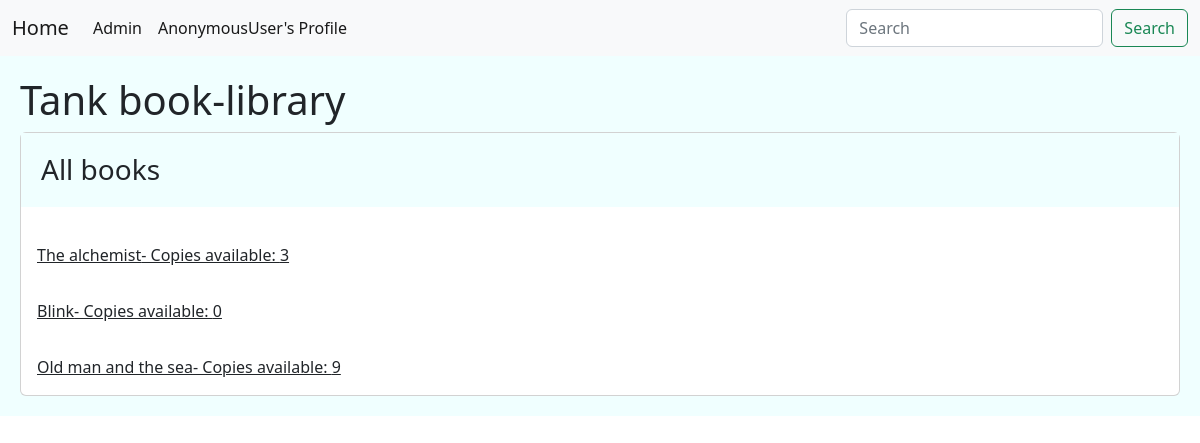
Before: / with the older database file.
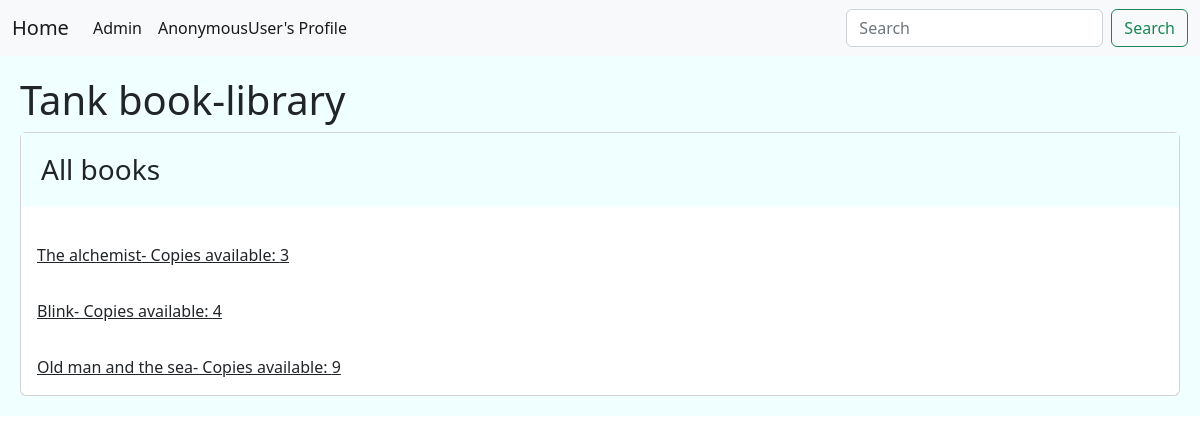
After: the same page with the newer database file.
### library/models.py (models this page shows, shortened)
class Books(models.Model):
    title = models.CharField(max_length=100)
    copies_available = models.PositiveIntegerField(default=4)

### library/views.py (the view)
# urls.py: path('',views.HomePage.as_view(), name='home'),
class HomePage(View):
    def get(self,request):
        books = Books.objects.all()
        borrowed_books = BorrowedBook.objects.all()
        return render(request,'main.html',{'books':books,'borrowed_books': borrowed_books,})

### templates/main.html (shortened to what this page needs)
<!DOCTYPE html>
<html lang="en">
<head>
    <link href="https://cdn.jsdelivr.net/npm/bootstrap@5.2.0-beta1/dist/css/bootstrap.min.css" rel="stylesheet">
</head>
<body>
{% include 'include/navbar.html' %}
<div class="jumbotron">
    {% block content %} <H1> Tank book-library </H1>
    <div class="card">
        <h3 class="card-title jumbotron">All books</h3>
        {% for i in books %}
        <a class="card-body" href="{% url 'library:borrow' i.id  %}" >{{i.title}}- Copies available: {{i.copies_available}}</a>
        {% endfor %}
        {% endblock %}
</div>
</body>
</html>

Changed rows visible on the page:
changed Books "Blink": copies_available "0" → "4"
